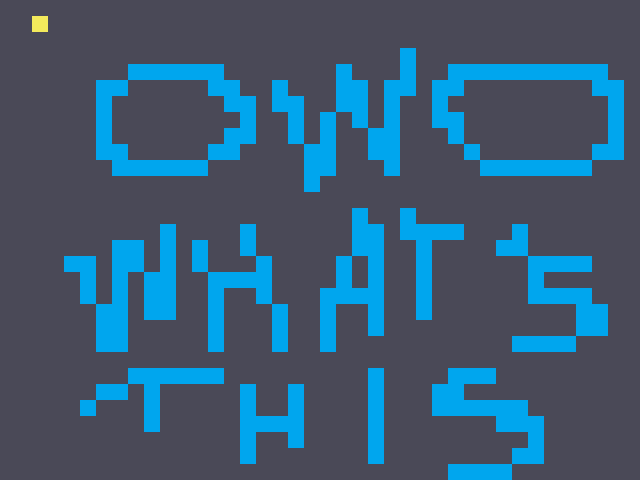

This is a level from a 2D game, rendered from its Tiled map with the project's own tilesets. A one-line summary and the map file follow, with tile-layer data summarised:
An orthogonal 40x30 tile map with 16x16 px tiles, 4 tile layers (background, mixed, foreground, collisions).

<map version="1.0" orientation="orthogonal" renderorder="right-down" width="40" height="30" tilewidth="16" tileheight="16" nextobjectid="1">
 <tileset firstgid="1" name="tiles2" tilewidth="16" tileheight="16" tilecount="4" columns="2">
  <image source="tiles2.png" width="32" height="32" />
 </tileset>
 <layer name="background" width="40" height="30">
  <data>[1200 cells, 1200 non-empty, 2 distinct tile ids]</data>
 </layer>
 <layer name="mixed" width="40" height="30">
  <data>[1200 cells, 1 non-empty, 1 distinct tile ids]</data>
 </layer>
 <layer name="foreground" width="40" height="30">
  <data>[1200 cells, 0 non-empty, 0 distinct tile ids]</data>
 </layer>
 <layer name="collisions" width="40" height="30">
  <data>[1200 cells, 0 non-empty, 0 distinct tile ids]</data>
 </layer>
</map>